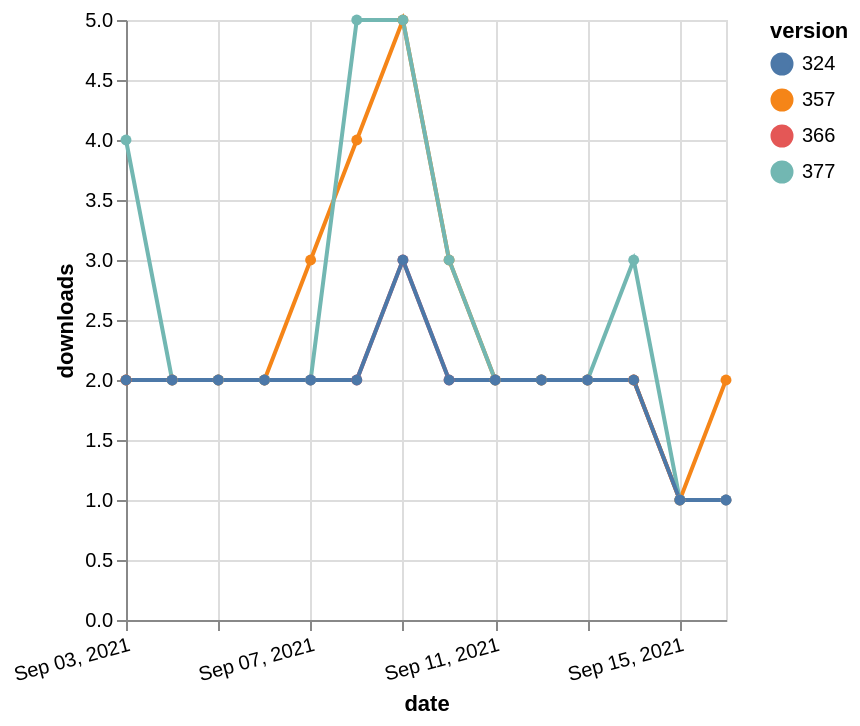

Write the Vega-Lite specification saved for this chart.
### Vega-Lite specification from a JSON file in a GitHub repository (floating-point values rounded to 4 significant figures)
{"$schema": "https://vega.github.io/schema/vega-lite/v5.json", "description": "A simple bar chart with embedded data.", "data": {"values": [{"date": "2021-09-03", "total": 2303, "delta": 2, "version": "366"}, {"date": "2021-09-04", "total": 2305, "delta": 2, "version": "366"}, {"date": "2021-09-05", "total": 2307, "delta": 2, "version": "366"}, {"date": "2021-09-06", "total": 2309, "delta": 2, "version": "366"}, {"date": "2021-09-07", "total": 2311, "delta": 2, "version": "366"}, {"date": "2021-09-08", "total": 2313, "delta": 2, "version": "366"}, {"date": "2021-09-09", "total": 2316, "delta": 3, "version": "366"}, {"date": "2021-09-10", "total": 2318, "delta": 2, "version": "366"}, {"date": "2021-09-11", "total": 2320, "delta": 2, "version": "366"}, {"date": "2021-09-12", "total": 2322, "delta": 2, "version": "366"}, {"date": "2021-09-13", "total": 2324, "delta": 2, "version": "366"}, {"date": "2021-09-14", "total": 2326, "delta": 2, "version": "366"}, {"date": "2021-09-15", "total": 2327, "delta": 1, "version": "366"}, {"date": "2021-09-16", "total": 2328, "delta": 1, "version": "366"}, {"date": "2021-09-03", "total": 2847, "delta": 2, "version": "357"}, {"date": "2021-09-04", "total": 2849, "delta": 2, "version": "357"}, {"date": "2021-09-05", "total": 2851, "delta": 2, "version": "357"}, {"date": "2021-09-06", "total": 2853, "delta": 2, "version": "357"}, {"date": "2021-09-07", "total": 2856, "delta": 3, "version": "357"}, {"date": "2021-09-08", "total": 2860, "delta": 4, "version": "357"}, {"date": "2021-09-09", "total": 2865, "delta": 5, "version": "357"}, {"date": "2021-09-10", "total": 2868, "delta": 3, "version": "357"}, {"date": "2021-09-11", "total": 2870, "delta": 2, "version": "357"}, {"date": "2021-09-12", "total": 2872, "delta": 2, "version": "357"}, {"date": "2021-09-13", "total": 2874, "delta": 2, "version": "357"}, {"date": "2021-09-14", "total": 2876, "delta": 2, "version": "357"}, {"date": "2021-09-15", "total": 2877, "delta": 1, "version": "357"}, {"date": "2021-09-16", "total": 2879, "delta": 2, "version": "357"}, {"date": "2021-09-03", "total": 2121, "delta": 4, "version": "377"}, {"date": "2021-09-04", "total": 2123, "delta": 2, "version": "377"}, {"date": "2021-09-05", "total": 2125, "delta": 2, "version": "377"}, {"date": "2021-09-06", "total": 2127, "delta": 2, "version": "377"}, {"date": "2021-09-07", "total": 2129, "delta": 2, "version": "377"}, {"date": "2021-09-08", "total": 2134, "delta": 5, "version": "377"}, {"date": "2021-09-09", "total": 2139, "delta": 5, "version": "377"}, {"date": "2021-09-10", "total": 2142, "delta": 3, "version": "377"}, {"date": "2021-09-11", "total": 2144, "delta": 2, "version": "377"}, {"date": "2021-09-12", "total": 2146, "delta": 2, "version": "377"}, {"date": "2021-09-13", "total": 2148, "delta": 2, "version": "377"}, {"date": "2021-09-14", "total": 2151, "delta": 3, "version": "377"}, {"date": "2021-09-15", "total": 2152, "delta": 1, "version": "377"}, {"date": "2021-09-16", "total": 2153, "delta": 1, "version": "377"}, {"date": "2021-09-03", "total": 2555, "delta": 2, "version": "324"}, {"date": "2021-09-04", "total": 2557, "delta": 2, "version": "324"}, {"date": "2021-09-05", "total": 2559, "delta": 2, "version": "324"}, {"date": "2021-09-06", "total": 2561, "delta": 2, "version": "324"}, {"date": "2021-09-07", "total": 2563, "delta": 2, "version": "324"}, {"date": "2021-09-08", "total": 2565, "delta": 2, "version": "324"}, {"date": "2021-09-09", "total": 2568, "delta": 3, "version": "324"}, {"date": "2021-09-10", "total": 2570, "delta": 2, "version": "324"}, {"date": "2021-09-11", "total": 2572, "delta": 2, "version": "324"}, {"date": "2021-09-12", "total": 2574, "delta": 2, "version": "324"}, {"date": "2021-09-13", "total": 2576, "delta": 2, "version": "324"}, {"date": "2021-09-14", "total": 2578, "delta": 2, "version": "324"}, {"date": "2021-09-15", "total": 2579, "delta": 1, "version": "324"}, {"date": "2021-09-16", "total": 2580, "delta": 1, "version": "324"}]}, "width": "container", "mark": {"type": "line", "point": {"filled": true}}, "encoding": {"x": {"field": "date", "type": "temporal", "timeUnit": "yearmonthdate", "title": "date", "axis": {"labelAngle": -15}}, "y": {"field": "delta", "type": "quantitative", "title": "downloads"}, "color": {"field": "version", "type": "nominal"}, "tooltip": {"field": "delta"}}}
